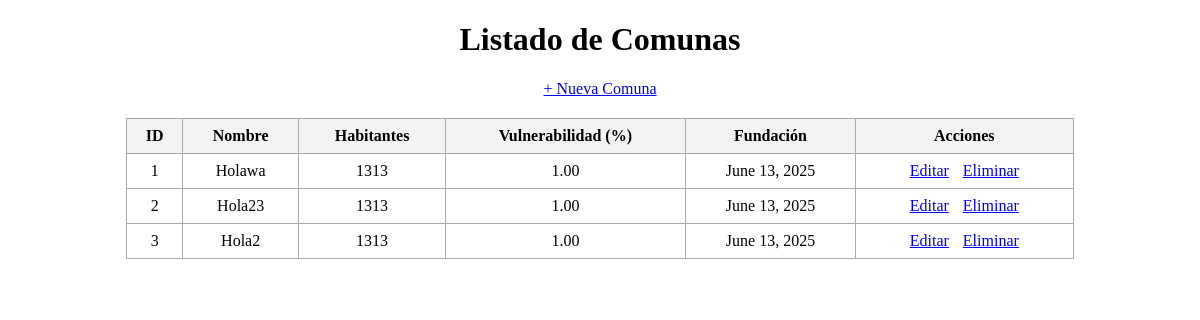
Screenshot of /comunas/ with the database file from the repository.
### MisComunas/models.py (models this page shows)
class comuna(models.Model):
 id = models.IntegerField(primary_key=True)
 nombre =models.CharField(max_length=50)
 cantidad_habitantes = models.IntegerField(null=True)
 tasa_de_vulneribilidad = models.DecimalField(max_digits=10, decimal_places=2, default=0)
 fecha_fundacion = models.DateField(default=timezone.now)

### MisComunas/views.py (the view)
# urls.py: path('', lambda request: redirect('comuna_list')),
def comuna_list(request):
    comunas = comuna.objects.all()
    return render(request, 'MisComunas/list.html', {'comunas': comunas})

### MisComunas/templates/MisComunas/list.html (shortened to what this page needs)
<!DOCTYPE html>
<html lang="es">
<head>
</head>
<body>
    <h1 style="text-align:center;">Listado de Comunas</h1>
    <div style="text-align:center; margin-bottom: 20px;">
        <a href="{% url 'comuna_create' %}">+ Nueva Comuna</a>
    </div>
    <table>
        <thead>
            <tr>
                <th>ID</th>
                <th>Nombre</th>
                <th>Habitantes</th>
                <th>Vulnerabilidad (%)</th>
                <th>Fundación</th>
                <th>Acciones</th>
            </tr>
        </thead>
        <tbody>
            {% for comuna in comunas %}
            <tr>
                <td>{{ comuna.id }}</td>
                <td>{{ comuna.nombre }}</td>
                <td>{{ comuna.cantidad_habitantes }}</td>
                <td>{{ comuna.tasa_de_vulneribilidad }}</td>
                <td>{{ comuna.fecha_fundacion }}</td>
                <td>
                    <a href="{% url 'comuna_update' comuna.id %}">Editar</a>
                    <a href="{% url 'comuna_delete' comuna.id %}">Eliminar</a>
                </td>
            </tr>
            {% empty %}
            <tr>
                <td colspan="6">No hay comunas registradas.</td>
            </tr>
            {% endfor %}
        </tbody>
    </table>
</body>
</html>

### MisComunas/templates/MisComunas/list.html (style rules this page uses)
table { border-collapse: collapse; width: 80%; margin: auto; }
th, td { border: 1px solid #aaa; padding: 8px; text-align: center; }
th { background-color: #f3f3f3; }
a { margin: 0 5px; }

### rows the page displays
comuna: id "1", nombre "Holawa", cantidad_habitantes "1313", tasa_de_vulneribilidad "1.00", fecha_fundacion "June 13, 2025"
comuna: id "2", nombre "Hola23", cantidad_habitantes "1313", tasa_de_vulneribilidad "1.00", fecha_fundacion "June 13, 2025"
comuna: id "3", nombre "Hola2", cantidad_habitantes "1313", tasa_de_vulneribilidad "1.00", fecha_fundacion "June 13, 2025"
